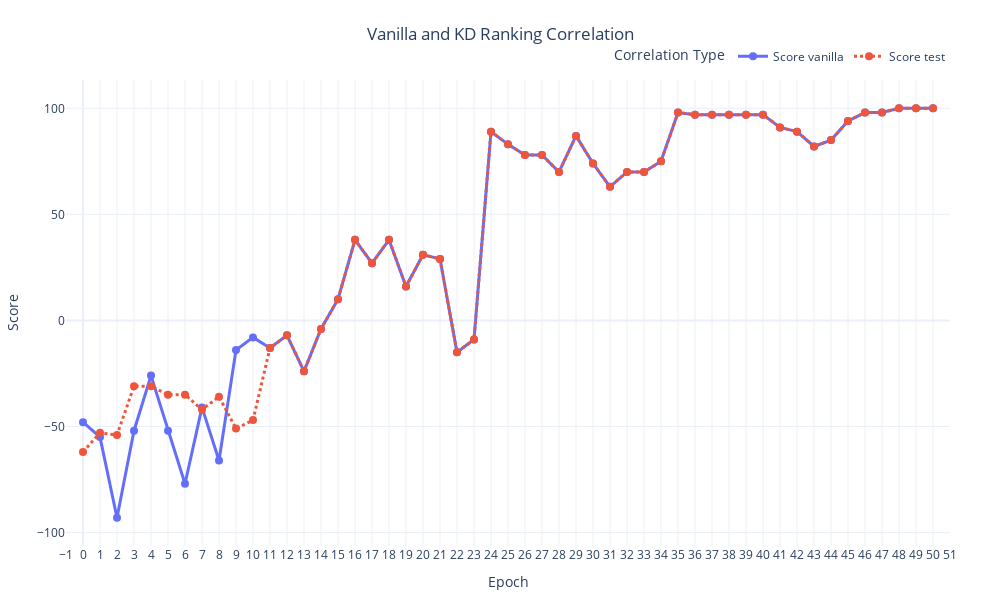

Here is the notebook cell this chart was saved with:
### Code cell
# Melt dataframe for Plotly
df_melted = df_scores.melt(id_vars='Epoch', value_vars=['Score vanilla', "Score test"], 
                    var_name='Type', value_name='Value')

# Create the plot
fig = px.line(df_melted, x='Epoch', y='Value', color='Type', 
              title='Score top models',
              labels={"Value": "Score"},
              line_dash="Type",  # Different line styles for different types
              markers=True,  # Add markers to the lines
              template="plotly_white",  # A clean, professional template
              width=1000, height=600)

# Update trace settings
fig.update_traces(line=dict(width=3), marker=dict(size=8))

# Update layout settings
fig.update_layout(
    title={'text': 'Vanilla and KD Ranking Correlation', 'x':0.5, 'xanchor': 'center'},
    #yaxis=dict(range=[0.0, df_melted['Value'].max()+0.05], showgrid=True),
    xaxis=dict(tickmode='linear', dtick=1, showgrid=True, range=[-1, 51]),
    legend=dict(title='Correlation Type', orientation="h", yanchor="bottom", y=1.02, xanchor="right", x=1),
    margin=dict(l=50, r=50, t=80, b=50)
)

# Display the plot
fig.show()

### Figure 1 — Plotly figure (JSON) as saved in the notebook; plotly's stock layout.template omitted (floating-point values rounded to 4 significant figures)
{"data": [{"hovertemplate": "Type=Score vanilla<br>Epoch=%{x}<br>Score=%{y}<extra></extra>", "legendgroup": "Score vanilla", "line": {"color": "#636efa", "dash": "solid", "width": 3}, "marker": {"size": 8, "symbol": "circle"}, "mode": "lines+markers", "name": "Score vanilla", "orientation": "v", "showlegend": true, "type": "scatter", "x": [0, 1, 2, 3, 4, 5, 6, 7, 8, 9, 10, 11, 12, 13, 14, 15, 16, 17, 18, 19, 20, 21, 22, 23, 24, 25, 26, 27, 28, 29, 30, 31, 32, 33, 34, 35, 36, 37, 38, 39, 40, 41, 42, 43, 44, 45, 46, 47, 48, 49, 50], "xaxis": "x", "y": [-48, -55, -93, -52, -26, -52, -77, -41, -66, -14, -8, -13, -7, -24, -4, 10, 38, 27, 38, 16, 31, 29, -15, -9, 89, 83, 78, 78, 70, 87, 74, 63, 70, 70, 75, 98, 97, 97, 97, 97, 97, 91, 89, 82, 85, 94, 98, 98, 100, 100, 100], "yaxis": "y"}, {"hovertemplate": "Type=Score test<br>Epoch=%{x}<br>Score=%{y}<extra></extra>", "legendgroup": "Score test", "line": {"color": "#EF553B", "dash": "dot", "width": 3}, "marker": {"size": 8, "symbol": "circle"}, "mode": "lines+markers", "name": "Score test", "orientation": "v", "showlegend": true, "type": "scatter", "x": [0, 1, 2, 3, 4, 5, 6, 7, 8, 9, 10, 11, 12, 13, 14, 15, 16, 17, 18, 19, 20, 21, 22, 23, 24, 25, 26, 27, 28, 29, 30, 31, 32, 33, 34, 35, 36, 37, 38, 39, 40, 41, 42, 43, 44, 45, 46, 47, 48, 49, 50], "xaxis": "x", "y": [-62, -53, -54, -31, -31, -35, -35, -42, -36, -51, -47, -13, -7, -24, -4, 10, 38, 27, 38, 16, 31, 29, -15, -9, 89, 83, 78, 78, 70, 87, 74, 63, 70, 70, 75, 98, 97, 97, 97, 97, 97, 91, 89, 82, 85, 94, 98, 98, 100, 100, 100], "yaxis": "y"}], "layout": {"height": 600, "legend": {"orientation": "h", "title": {"text": "Correlation Type"}, "tracegroupgap": 0, "x": 1, "xanchor": "right", "y": 1.02, "yanchor": "bottom"}, "margin": {"b": 50, "l": 50, "r": 50, "t": 80}, "title": {"text": "Vanilla and KD Ranking Correlation", "x": 0.5, "xanchor": "center"}, "width": 1000, "xaxis": {"anchor": "y", "domain": [0, 1], "dtick": 1, "range": [-1, 51], "showgrid": true, "tickmode": "linear", "title": {"text": "Epoch"}, "type": "linear"}, "yaxis": {"anchor": "x", "autorange": true, "domain": [0, 1], "range": [-106.4, 113.4], "title": {"text": "Score"}, "type": "linear"}}}
